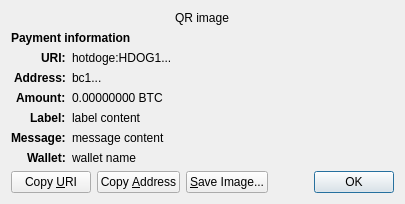
<?xml version="1.0" encoding="UTF-8"?>
<ui version="4.0">
 <class>ReceiveRequestDialog</class>
 <widget class="QDialog" name="ReceiveRequestDialog">
  <property name="geometry">
   <rect>
    <x>0</x>
    <y>0</y>
    <width>413</width>
    <height>229</height>
   </rect>
  </property>
  <property name="windowTitle">
   <string>Request payment to ...</string>
  </property>
  <layout class="QGridLayout" name="gridLayout" columnstretch="0,1">
   <property name="sizeConstraint">
    <enum>QLayout::SetFixedSize</enum>
   </property>
   <item row="0" column="0" colspan="2" alignment="Qt::AlignHCenter">
    <widget class="QRImageWidget" name="qr_code">
     <property name="text">
      <string notr="true">QR image</string>
     </property>
     <property name="textInteractionFlags">
      <set>Qt::NoTextInteraction</set>
     </property>
    </widget>
   </item>
   <item row="1" column="0" colspan="2">
    <widget class="QLabel" name="payment_header">
     <property name="font">
      <font>
       <weight>75</weight>
       <bold>true</bold>
      </font>
     </property>
     <property name="text">
      <string>Payment information</string>
     </property>
     <property name="textInteractionFlags">
      <set>Qt::NoTextInteraction</set>
     </property>
    </widget>
   </item>
   <item row="2" column="0" alignment="Qt::AlignRight|Qt::AlignTop">
    <widget class="QLabel" name="uri_tag">
     <property name="font">
      <font>
       <weight>75</weight>
       <bold>true</bold>
      </font>
     </property>
     <property name="text">
      <string notr="true">URI:</string>
     </property>
     <property name="textFormat">
      <enum>Qt::PlainText</enum>
     </property>
     <property name="textInteractionFlags">
      <set>Qt::NoTextInteraction</set>
     </property>
    </widget>
   </item>
   <item row="2" column="1" alignment="Qt::AlignTop">
    <widget class="QLabel" name="uri_content">
     <property name="text">
      <string notr="true">hotdoge:HDOG1...</string>
     </property>
     <property name="textFormat">
      <enum>Qt::RichText</enum>
     </property>
     <property name="wordWrap">
      <bool>true</bool>
     </property>
     <property name="textInteractionFlags">
      <set>Qt::TextSelectableByMouse</set>
     </property>
    </widget>
   </item>
   <item row="3" column="0" alignment="Qt::AlignRight|Qt::AlignTop">
    <widget class="QLabel" name="address_tag">
     <property name="font">
      <font>
       <weight>75</weight>
       <bold>true</bold>
      </font>
     </property>
     <property name="text">
      <string>Address:</string>
     </property>
     <property name="textInteractionFlags">
      <set>Qt::NoTextInteraction</set>
     </property>
    </widget>
   </item>
   <item row="3" column="1" alignment="Qt::AlignTop">
    <widget class="QLabel" name="address_content">
     <property name="text">
      <string notr="true">bc1...</string>
     </property>
     <property name="textFormat">
      <enum>Qt::PlainText</enum>
     </property>
     <property name="textInteractionFlags">
      <set>Qt::TextSelectableByMouse</set>
     </property>
    </widget>
   </item>
   <item row="4" column="0" alignment="Qt::AlignRight|Qt::AlignTop">
    <widget class="QLabel" name="amount_tag">
     <property name="font">
      <font>
       <weight>75</weight>
       <bold>true</bold>
      </font>
     </property>
     <property name="text">
      <string>Amount:</string>
     </property>
     <property name="textInteractionFlags">
      <set>Qt::NoTextInteraction</set>
     </property>
    </widget>
   </item>
   <item row="4" column="1" alignment="Qt::AlignTop">
    <widget class="QLabel" name="amount_content">
     <property name="text">
      <string notr="true">0.00000000 BTC</string>
     </property>
     <property name="textFormat">
      <enum>Qt::PlainText</enum>
     </property>
     <property name="textInteractionFlags">
      <set>Qt::TextSelectableByMouse</set>
     </property>
    </widget>
   </item>
   <item row="5" column="0" alignment="Qt::AlignRight|Qt::AlignTop">
    <widget class="QLabel" name="label_tag">
     <property name="font">
      <font>
       <weight>75</weight>
       <bold>true</bold>
      </font>
     </property>
     <property name="text">
      <string>Label:</string>
     </property>
     <property name="textInteractionFlags">
      <set>Qt::NoTextInteraction</set>
     </property>
    </widget>
   </item>
   <item row="5" column="1" alignment="Qt::AlignTop">
    <widget class="QLabel" name="label_content">
     <property name="text">
      <string notr="true">label content</string>
     </property>
     <property name="textFormat">
      <enum>Qt::PlainText</enum>
     </property>
     <property name="wordWrap">
      <bool>true</bool>
     </property>
     <property name="textInteractionFlags">
      <set>Qt::TextSelectableByMouse</set>
     </property>
    </widget>
   </item>
   <item row="6" column="0" alignment="Qt::AlignRight|Qt::AlignTop">
    <widget class="QLabel" name="message_tag">
     <property name="font">
      <font>
       <weight>75</weight>
       <bold>true</bold>
      </font>
     </property>
     <property name="text">
      <string>Message:</string>
     </property>
     <property name="textInteractionFlags">
      <set>Qt::NoTextInteraction</set>
     </property>
    </widget>
   </item>
   <item row="6" column="1" alignment="Qt::AlignTop">
    <widget class="QLabel" name="message_content">
     <property name="text">
      <string notr="true">message content</string>
     </property>
     <property name="textFormat">
      <enum>Qt::PlainText</enum>
     </property>
     <property name="wordWrap">
      <bool>true</bool>
     </property>
     <property name="textInteractionFlags">
      <set>Qt::TextSelectableByMouse</set>
     </property>
    </widget>
   </item>
   <item row="7" column="0" alignment="Qt::AlignRight|Qt::AlignTop">
    <widget class="QLabel" name="wallet_tag">
     <property name="font">
      <font>
       <weight>75</weight>
       <bold>true</bold>
      </font>
     </property>
     <property name="text">
      <string>Wallet:</string>
     </property>
     <property name="textInteractionFlags">
      <set>Qt::NoTextInteraction</set>
     </property>
    </widget>
   </item>
   <item row="7" column="1" alignment="Qt::AlignTop">
    <widget class="QLabel" name="wallet_content">
     <property name="text">
      <string notr="true">wallet name</string>
     </property>
     <property name="textFormat">
      <enum>Qt::PlainText</enum>
     </property>
     <property name="wordWrap">
      <bool>true</bool>
     </property>
     <property name="textInteractionFlags">
      <set>Qt::TextSelectableByMouse</set>
     </property>
    </widget>
   </item>
   <item row="8" column="0" colspan="2">
    <layout class="QHBoxLayout" name="horizontalLayout">
     <item>
      <widget class="QPushButton" name="btnCopyURI">
       <property name="text">
        <string>Copy &amp;URI</string>
       </property>
       <property name="autoDefault">
        <bool>false</bool>
       </property>
      </widget>
     </item>
     <item>
      <widget class="QPushButton" name="btnCopyAddress">
       <property name="text">
        <string>Copy &amp;Address</string>
       </property>
       <property name="autoDefault">
        <bool>false</bool>
       </property>
      </widget>
     </item>
     <item>
      <widget class="QPushButton" name="btnSaveAs">
       <property name="text">
        <string>&amp;Save Image...</string>
       </property>
       <property name="autoDefault">
        <bool>false</bool>
       </property>
      </widget>
     </item>
     <item>
      <spacer name="horizontalSpacer_2">
       <property name="orientation">
        <enum>Qt::Horizontal</enum>
       </property>
       <property name="sizeHint" stdset="0">
        <size>
         <width>40</width>
         <height>20</height>
        </size>
       </property>
      </spacer>
     </item>
     <item>
      <widget class="QDialogButtonBox" name="buttonBox">
       <property name="focusPolicy">
        <enum>Qt::StrongFocus</enum>
       </property>
       <property name="standardButtons">
        <set>QDialogButtonBox::Ok</set>
       </property>
      </widget>
     </item>
    </layout>
   </item>
  </layout>
 </widget>
 <customwidgets>
  <customwidget>
   <class>QRImageWidget</class>
   <extends>QLabel</extends>
   <header>qt/qrimagewidget.h</header>
  </customwidget>
 </customwidgets>
 <tabstops>
  <tabstop>buttonBox</tabstop>
  <tabstop>btnCopyURI</tabstop>
  <tabstop>btnCopyAddress</tabstop>
  <tabstop>btnSaveAs</tabstop>
 </tabstops>
 <resources/>
 <connections>
  <connection>
   <sender>buttonBox</sender>
   <signal>accepted()</signal>
   <receiver>ReceiveRequestDialog</receiver>
   <slot>accept()</slot>
   <hints>
    <hint type="sourcelabel">
     <x>135</x>
     <y>230</y>
    </hint>
    <hint type="destinationlabel">
     <x>135</x>
     <y>126</y>
    </hint>
   </hints>
  </connection>
 </connections>
</ui>
